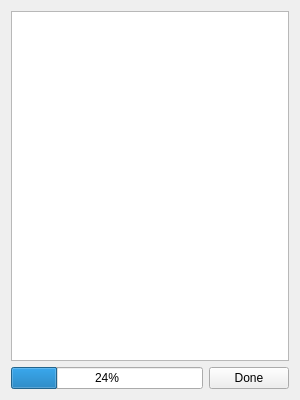
<?xml version="1.0" encoding="UTF-8"?>
<ui version="4.0">
 <class>Form</class>
 <widget class="QWidget" name="Form">
  <property name="geometry">
   <rect>
    <x>0</x>
    <y>0</y>
    <width>300</width>
    <height>400</height>
   </rect>
  </property>
  <property name="windowTitle">
   <string>Form</string>
  </property>
  <layout class="QGridLayout" name="gridLayout">
   <item row="0" column="0">
    <layout class="QVBoxLayout" name="verticalLayout">
     <item>
      <widget class="QTextEdit" name="textEdit"/>
     </item>
     <item>
      <layout class="QHBoxLayout" name="horizontalLayout">
       <item>
        <widget class="QProgressBar" name="progressBar">
         <property name="value">
          <number>24</number>
         </property>
        </widget>
       </item>
       <item>
        <widget class="QPushButton" name="pushButton">
         <property name="sizePolicy">
          <sizepolicy hsizetype="Minimum" vsizetype="Fixed">
           <horstretch>0</horstretch>
           <verstretch>0</verstretch>
          </sizepolicy>
         </property>
         <property name="text">
          <string>Done</string>
         </property>
         <property name="autoDefault">
          <bool>false</bool>
         </property>
         <property name="default">
          <bool>false</bool>
         </property>
         <property name="flat">
          <bool>false</bool>
         </property>
        </widget>
       </item>
      </layout>
     </item>
    </layout>
   </item>
  </layout>
 </widget>
 <resources/>
 <connections>
  <connection>
   <sender>pushButton</sender>
   <signal>clicked()</signal>
   <receiver>Form</receiver>
   <slot>close()</slot>
   <hints>
    <hint type="sourcelabel">
     <x>251</x>
     <y>377</y>
    </hint>
    <hint type="destinationlabel">
     <x>149</x>
     <y>199</y>
    </hint>
   </hints>
  </connection>
 </connections>
</ui>
